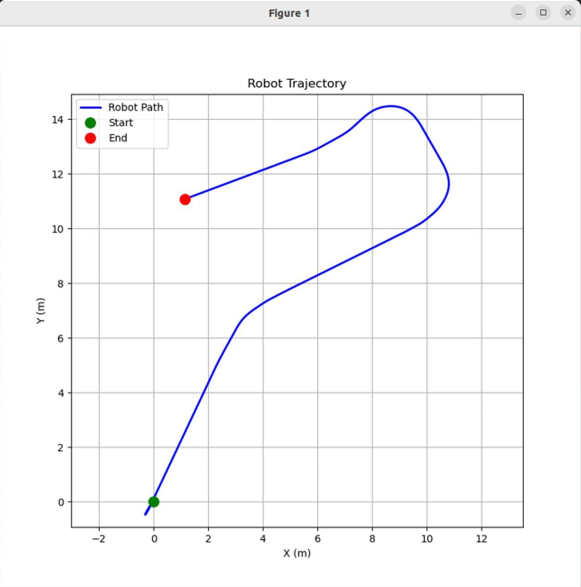
#> input picture path.png, 581 x 587 px
$ python image_processor.py ../../../path.png
#> lines starting #> are read from the running program, lines starting #| are printed output that depends on the picture; after the words box and inside, x2 and y2 are one past the last pixel; in counts of white or black regions, pixels touching at a corner belong together
#!/usr/bin/env python3
import cv2
import numpy as np

def process_image(image_path, canvas_size=0.4):
#> called with image_path = '../../../path.png', canvas_size = 0.4
    img = cv2.imread(image_path, cv2.IMREAD_GRAYSCALE)
#> img: shape (587, 581); min 15, max 255, mean 249
    if img is None:
        print(f"Error: Could not load image from {image_path}")
        return []

    # Resize to square
    img = cv2.resize(img, (500, 500))
#> img: shape (500, 500)

    # Show what we loaded (for debugging)
    print(f"Image size: {img.shape}")
#| Image size: (500, 500)

    # Blur slightly
    img = cv2.GaussianBlur(img, (3, 3), 0)

    # Threshold — works better than Canny for simple drawings
    _, thresh = cv2.threshold(img, 127, 255, cv2.THRESH_BINARY_INV)
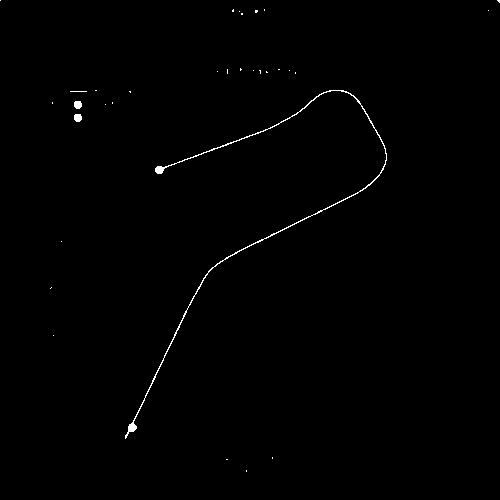
#> thresh: shape (500, 500); 0.5% white in thin lines or dots

    # Find ALL contours including inner ones (eyes, smile)
    contours, hierarchy = cv2.findContours(
        thresh,
        cv2.RETR_TREE,          # Gets ALL contours including holes
        cv2.CHAIN_APPROX_NONE   # Keep ALL points for accuracy
    )
#> contours = 32 contours, 29 with area under 20; largest, box (x1, y1, x2, y2) and area: (125, 90, 387, 439) 422, (74, 114, 82, 122) 43, (74, 101, 82, 109) 43

    if hierarchy is None:
        print("No contours found!")
        return []

    # Sort by area — largest first
    contours = sorted(contours, key=cv2.contourArea, reverse=True)

    waypoints = []
    for contour in contours:
        area = cv2.contourArea(contour)

        # Skip tiny noise but allow small features like eyes
        if area < 3:
            continue

        contour_points = []
        for point in contour:
            px, py = point[0]

            # Normalize to robot range
            x = (px / 500.0 - 0.5) * canvas_size

            # FLIP Y axis — OpenCV Y is top-down, RViz Y is bottom-up
            y = -(py / 500.0 - 0.5) * canvas_size

            contour_points.append((x, y))

        # Close the contour by returning to start point
        if len(contour_points) > 0:
            contour_points.append(contour_points[0])

        waypoints.append(contour_points)
#> this loop made 32 passes
#> area on passes 1 to 3: 421.5, 43, 43
#> after the loop, waypoints = 4 items

    print(f"Found {len(waypoints)} contours")
#| Found 4 contours
    for i, wp in enumerate(waypoints):
        print(f"  Contour {i+1}: {len(wp)} points, area={cv2.contourArea(contours[i]):.1f}")
#> this loop made 4 passes
#|   Contour 1: 1240 points, area=421.5
#|   Contour 2: 23 points, area=43.0
#|   Contour 3: 23 points, area=43.0
#|   Contour 4: 8 points, area=3.5

    return waypoints

if __name__ == '__main__':
    import sys
    if len(sys.argv) < 2:
        print("Usage: python3 image_processor.py <image_path>")
    else:
        waypoints = process_image(sys.argv[1])
#> waypoints = 4 items
